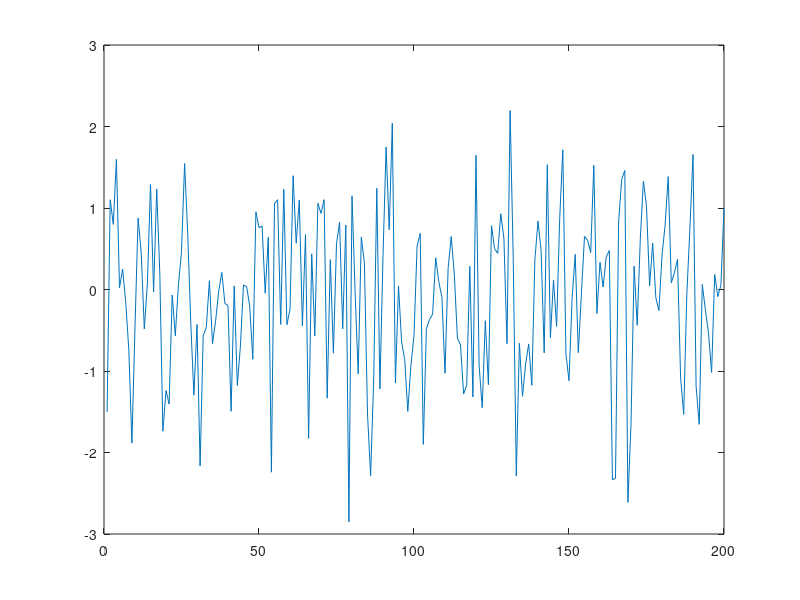

MATLAB code to generate this figure: (Note: this script raises an error after producing the figure.)
% Q5_2_1

clear all;close all

wnoise=randn(16000,1)

plot(wnoise(1:200))

wnoise1=wnoise/max(abs(wnoise))

fs=8000;

wavplay(wnoise1,fs,'sync')

return